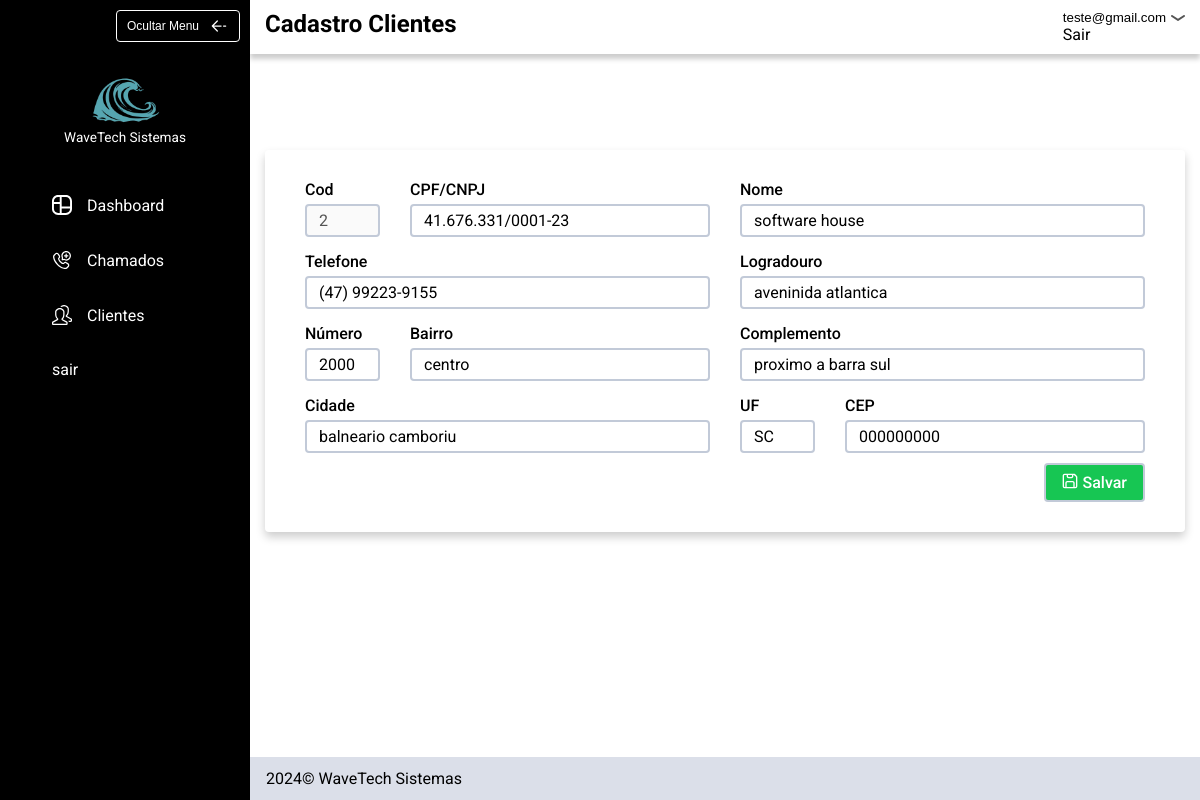
/editar_cliente?cliente=2 (signed in), run on the app's committed database.
### tables this page shows
CREATE TABLE usuarios (
id INTEGER PRIMARY KEY,
email TEXT NOT NULL,
password TEXT NOT NULL);

CREATE TABLE clientes (
               id INTEGER PRIMARY KEY,
               usuario_id INTEGER,
               nome TEXT NOT NULL,
               cpf_cnpj TEXT NOT NULL,
               telefone TEXT NOT NULL,
               logradouro TEXT NOT NULL,
               bairro TEXT NOT NULL,
               numero INTEGER,
               complemento TEXT,
               cidade TEXT NOT NULL,
               uf TEXT NOT NULL,
               cep TEXT,
               FOREIGN KEY (usuario_id) REFERENCES usuarios (id) 
               );

### app.py (the view, shortened to what this page needs)
@app.route("/editar_cliente", methods=["GET", "POST"])
@login_required
def editar_cliente():
    db = opendb()
    cursor = db.cursor()
    cliente_id = request.args.get("cliente")
    action = "atualizar_cliente"
    cursor.execute("SELECT * FROM clientes WHERE id = ? AND usuario_id = ? ", (cliente_id,session["user_id"]))
    cliente = cursor.fetchone()
    closedb(db, cursor)
    return render_template("cadastrar_clientes.html",cliente=cliente, action=action)

### app.py (called while the page is built)
def login_required(f):
    @wraps(f)
    def decorated_function(*args, **kwargs):
        if session.get("user_id") is None:
            return redirect("/login")
        return f(*args, **kwargs)
    return decorated_function

def opendb():
    connection = sqlite3.connect("sistema_chamados.db")
    connection.row_factory = sqlite3.Row
    return connection

def closedb(connection, cursor):
    cursor.close()
    connection.close()

@app.context_processor
def inject_user_email():
    db = opendb()
    cursor = db.cursor()
    user_id = session.get("user_id")
    if user_id:
        cursor.execute("SELECT email FROM usuarios WHERE id = ?", (user_id,))
        user_email = cursor.fetchone()
        return {
            "user_email" : user_email["email"]
        }
    return {}

### templates/cadastrar_clientes.html (shortened to what this page needs)
{% extends "layout.html" %}
{% block class_header %}
  padrao
{% endblock %}
{% block title_header %}
    Cadastro Clientes
{% endblock %}
{% block principal %}
    <div class="cadastrar_cliente_content">
        <form action="{% if action == 'criar_cliente' %}/cadastrar_clientes{% else %}/editar_cliente{% endif %}" method="post" class="form_cad_chamado">
            <div class="form_cad">
                <div class="sub_col2">
                    <div>
                        <label for="cod_cliente">Cod</label>
                        <input disabled type="text" id="cod_cliente" name="cod" value="{{ cliente['id'] if cliente else 0 }}">
                    </div>
                    <div>
                        <label for="registro_cliente">CPF/CNPJ</label>
                        <input type="text" id="registro_cliente" name="registro" value="{{ cliente['cpf_cnpj'] if cliente }}">
                    </div>
                </div>
                <div>
                    <label for="nome_cliente">Nome</label>
                    <input type="text" id="nome_cliente" name="nome" value="{{ cliente['nome'] if cliente }}">
                </div>
                <div>
                    <label for="tel_cliente">Telefone</label>
                    <input type="text" id="tel_cliente" name="telefone" value="{{ cliente['telefone'] if cliente }}">
                </div>
                <div>
                    <label for="logradouro_cliente">Logradouro</label>
                    <input type="text" id="logradouro_cliente" name="logradouro" value="{{ cliente['logradouro'] if cliente }}">
                </div>
                <div class="sub_col2">
                    <div>
                        <label for="numero_cliente">Número</label>
                        <input type="text" id="numero_cliente" name="numero" value="{{ cliente['numero'] if cliente }}">
                    </div>
                    <div>
                        <label for="bairro_cliente">Bairro</label>
                        <input type="text" id="bairro_cliente" name="bairro" value="{{ cliente['bairro'] if cliente }}">
                    </div>
                </div>
                <div>
                    <label for="complemento_cliente">Complemento</label>
                    <input type="text" id="complemento_cliente" name="complemento" value="{{ cliente['complemento'] if cliente }}">
                </div>
                <div>
                    <label for="cidade_cliente">Cidade</label>
                    <input type="text" id="cidade_cliente" name="cidade" value="{{ cliente['cidade'] if cliente }}">
                </div>
                <div class="sub_col2">
                    <div>
                        <label for="uf_cliente">UF</label>
                        <input type="text" id="uf_cliente" name="uf" value="{{ cliente['uf'] if cliente }}">
                    </div>
                    <div>
                        <label for="cep_cliente">CEP</label>
                        <input type="text" id="cep_cliente" name="cep" value="{{ cliente['cep'] if cliente }}">
                    </div>
                </div>
            </div>
            <div class="btn_save_conteiner">
                <button class="btn_save btn_verde"><img src="../static/img/icon/salvar.svg">Salvar</button>
            </div>
        </form>
    </div>
{% endblock %}

### templates/layout.html (shortened to what this page needs)
<!DOCTYPE html>
<html lang="pt-br">
<head>
    <link rel="stylesheet" href="../static/css/style.css">
</head>
<body>
    <div class="dashboard_container">
        <header class="cabecalho">
            <div class="logo_container">
                <button class="btn_ocultar_header">Ocultar Menu<img src="../static/img/icon/arrow.svg"></button>
                <div class="logo">
                    <img src="../static/img/logotipo.png">
                    <span>WaveTech Sistemas</span>
                </div>
            </div>
            <nav class="navegacao_principal">
                <ul class="nav_links">
                    <li><a href="/"><img src="../static/img/icon/dashboard-cropped.svg" width="20px" height="20px">Dashboard</a></li>
                    <li><a href="/chamados"><img src="../static/img/icon/chamado.svg" width="20px" height="20px">Chamados</a></li>
                    <li><a href="/clientes"><img src="../static/img/icon/clientes.svg" width="20px" height="20px">Clientes</a></li>
                    <li><a href="/logout">sair</a></li>
                </ul>
            </nav>
        </header>
        <main>
            <section class="conteudo_header">
                <div class="header_informacoes_container">
                    <div class="header_informacoes {% block class_header %}{% endblock %}">
                        <h1>{% block title_header %}{% endblock %}</h1>
                        <div>
                            <button class="btn_logout">{{ user_email }}<img src="../static/img/icon/seta-abrir.svg"></button>
                            <div class="layout_sair">
                                <a href="/logout">Sair</a>
                            </div>
                        </div>
                    </div>
                </div>
            </section>
            <section class="conteudo_principal">
                {% block principal %}
                {% endblock %}
            </section>
        </main>
        <footer class="footer">
            <p>2024© WaveTech Sistemas</p>
        </footer>
    </div>
</body>
</html>

### static/css/estilo.css (style rules this page uses)
body { margin: 0px; font-family: "Roboto"; }
img { display: block; max-width: 100%; }
label, input { display: block; }
button { background: none; border: none; padding: 0; cursor: pointer; }
h1, h2, h3, h4, p, ul { margin: 0px; }
a { text-decoration: none; color: inherit; display: inline-block; }
ul { padding: 0; list-style: none; }

### static/css/cores.css (style rules this page uses)
:root { --azul: #137cf7; --azul-hover:#0a5dd1; --azulClaro: #D1E6FF; --azulClaroFocus: #99c6fd; --branco: #ffffff; --preto: #000000; --cinzaFooter : #DBDFE9; --verde: #17C653; --verde-escuro: #139f44; --amarelo: #F6C000; --vermelho: #F8285A; --cinzaBorda: #c2cad8; }

### static/css/dashboard.css (style rules this page uses)
.conteudo_principal { padding: 0 15px; }
.conteudo_header { display: grid; grid-template-rows: auto 1fr; height: 150px; width: 100%; }
.dashboard_container { display: grid; grid-template-columns: auto 1fr; grid-template-rows: 1fr auto; min-height: 100vh; }
.cabecalho { width: 250px; height: 100%; background-color: var(--preto); grid-row: span 2; }
.navegacao_principal { color: var(--branco); }
.logo_container { display: grid; height: 150px; padding: 10px 10px 5px 10px; box-sizing: border-box; }
.nav_links { display: flex; flex-direction: column; gap: 25px; padding: 40px; }
.nav_links li a { display: flex; gap: 15px; padding: 5px 12px; align-items: center; }
.nav_links li { width: max-content; }
.btn_ocultar_header { display: flex; align-items: center; justify-self: end; height: max-content; font-size: .75rem; gap: 10px; color: var(--branco); padding: 5px 10px; border: 1px solid var(--branco); border-radius: 4px; }
.logo { justify-items: center; align-self: end; }
.logo img { max-width: 70px; margin-bottom: 3px; }
.logo span { color: var(--branco); display: block; font-size: .85rem; }
.footer { background: var(--cinzaFooter); height: max-content; padding: 12px 16px; }
.header_informacoes { display: flex; justify-content: space-between; margin: 0 auto; padding: 10px 15px; }
.header_informacoes_container { box-shadow: 0 5px 5px rgba(0, 0, 0, 0.2); }

### static/css/chamados.css (style rules this page uses)
.padrao { max-width: 1100px; }
.btn_verde { transition: .3s; }

### static/css/cad_chamados.css (style rules this page uses)
.sub_col2 { display: grid; grid-template-columns: 1fr 4fr; gap: 30px; }
.form_cad label { font-weight: 500; margin-bottom: 5px; }
.form_cad input, .form_cad textarea, .form_cad select { width: 100%; box-sizing: border-box; font-size: 1rem; padding: 5px 12px; border-radius: 4px; border: 2px solid var(--cinzaBorda); font-family: "Roboto"; }
.form_cad { display: grid; grid-template-columns: 1fr 1fr; gap: 15px 30px; }
.form_cad { border-radius: 10px; margin-bottom: 10px; }
.btn_save { display: flex; gap: 5px; font-size: 1rem; font-family: "Roboto"; font-weight: 500; color: var(--branco); background: var(--verde); padding: 8px 16px; border: 2px solid var(--cinzaBorda); border-radius: 4px; }
.btn_save_conteiner { display: flex; justify-content: end; }

### static/css/cad_clientes.css (style rules this page uses)
.cadastrar_cliente_content, .cadastrar_chamado_content { box-shadow: 0 5px 10px rgba(0,0,0,.2); padding: 30px 40px; border-radius: 4px; }

### static/css/logout-header.css (style rules this page uses)
.btn_logout { display: flex; align-items: center; gap: 5px; }
.btn_logout img { transform: rotate(180deg); }

### data on the page
usuarios: email "teste@gmail.com"
clientes: cod "2", registro "41.676.331/0001-23", nome "software house", telefone "(47) 99223-9155", logradouro "aveninida atlantica", numero "2000", bairro "centro", complemento "proximo a barra sul", cidade "balneario camboriu", uf "SC", cep "000000000"
